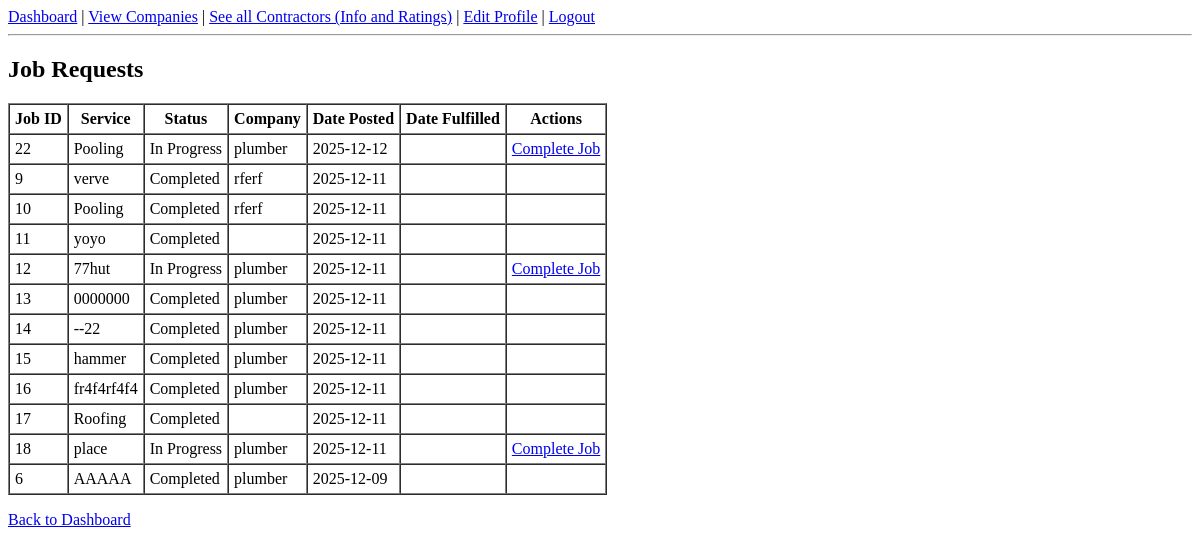
The app's page /jobrequests (signed in), older data.
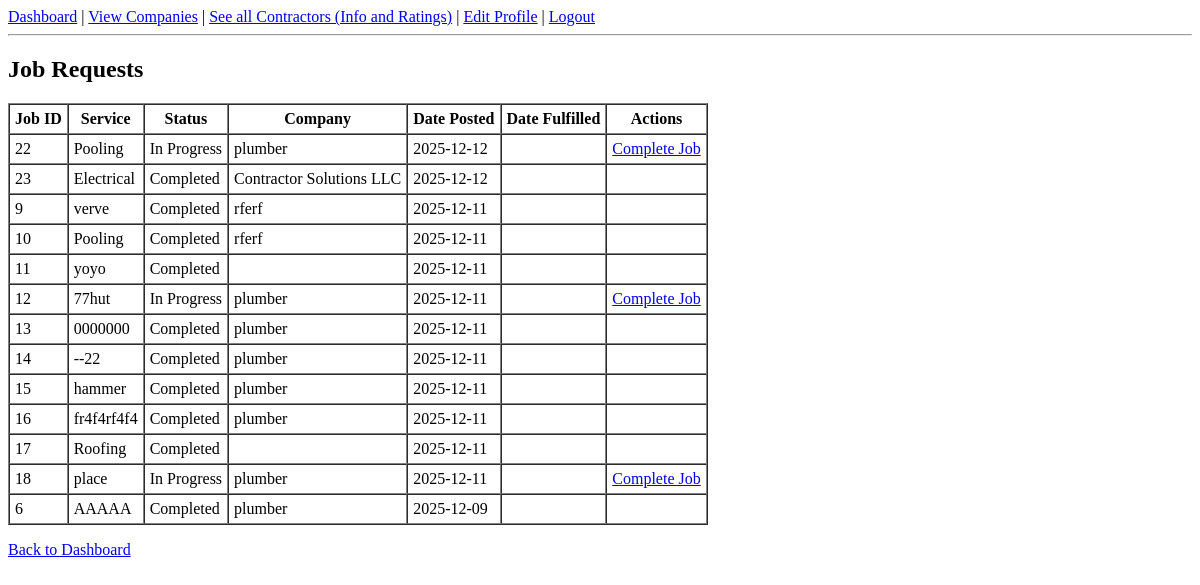
The same page, newer data.
### tables this page shows
CREATE TABLE Job_Request (
        jobID INTEGER PRIMARY KEY AUTOINCREMENT,
        clientID INTEGER NOT NULL,
        contractorID INTEGER,
        companyID INTEGER,
        service TEXT,
        status TEXT CHECK(status IN ('Pending', 'In Progress', 'Completed', 'Cancelled')) DEFAULT 'Pending',
        date_posted DATE NOT NULL,
        date_fulfilled DATE, client_approval TEXT CHECK(client_approval IN ('Pending','Approved','Denied')) DEFAULT 'Pending',
        FOREIGN KEY(clientID) REFERENCES Client(clientID),
        FOREIGN KEY(contractorID) REFERENCES Contractor(contractorID),
        FOREIGN KEY(companyID) REFERENCES Company(companyID)
    );

CREATE TABLE Company (
            companyID INTEGER PRIMARY KEY AUTOINCREMENT,
            name TEXT NOT NULL,
            serviceType TEXT,
            location TEXT
        );

### app.py (the view)
@app.route("/jobrequests")
def view_jobrequests():
    if "user_id" not in session:
        return redirect("/login")
    if session.get("role") != "client":
        return "Only clients can view their job requests", 403
    conn = get_db()
    cur = conn.cursor()
    cur.execute("SELECT clientID FROM Client WHERE userID=?", (session["user_id"],))
    client_row = cur.fetchone()
    if not client_row:
        return "Client profile not found", 400
    client_id = client_row["clientID"]
    cur.execute("""
        SELECT jr.*, c.name AS companyName
        FROM Job_Request jr
        LEFT JOIN Company c ON jr.companyID = c.companyID
        WHERE jr.clientID=?
        ORDER BY jr.date_posted DESC
    """, (client_id,))
    jobrequests = cur.fetchall()
    conn.close()
    return render_template("view_jobrequests.html", jobrequests=jobrequests, role="client")

### app.py (called while the page is built)
def get_db():
    conn = sqlite3.connect(DB_FILE)
    conn.row_factory = sqlite3.Row
    return conn

### templates/view_jobrequests.html
{% extends "base.html" %}
{% block content %}
<h2>Job Requests</h2>
<table border="1" cellpadding="5" cellspacing="0">
<tr>
    <th>Job ID</th>
    <th>Service</th>
    <th>Status</th>
    <th>Company</th>
    <th>Date Posted</th>
    <th>Date Fulfilled</th>
    {% if role == "client" %}<th>Actions</th>{% endif %}
</tr>
{% for j in jobrequests %}
<tr>
    <td>{{ j.jobID }}</td>
    <td>{{ j.service }}</td>
    <td>{{ j.status }}</td>
    <td>{{ j.companyName or '' }}</td>
    <td>{{ j.date_posted }}</td>
    <td>{{ j.date_fulfilled or '' }}</td>
    {% if role == "client" %}
    <td>
        {% if j.status == "Pending" %}
            <a href="{{ url_for('delete_jobrequest', job_id=j.jobID) }}">Delete</a> |
            <a href="{{ url_for('edit_jobrequest', job_id=j.jobID) }}">Edit</a>
        {% elif j.status == "In Progress" %}
            <a href="{{ url_for('complete_job', job_id=j.jobID) }}">Complete Job</a>
        {% endif %}
    </td>
    {% endif %}
</tr>
{% endfor %}
</table>
<p><a href="{{ url_for('client_dashboard') }}">Back to Dashboard</a></p>
{% endblock %}

Row changes from the older to the newer data that the page shows:
added Job_Request: jobID "23", service "Electrical", status "Completed", name "Contractor Solutions LLC", date_posted "2025-12-12"
